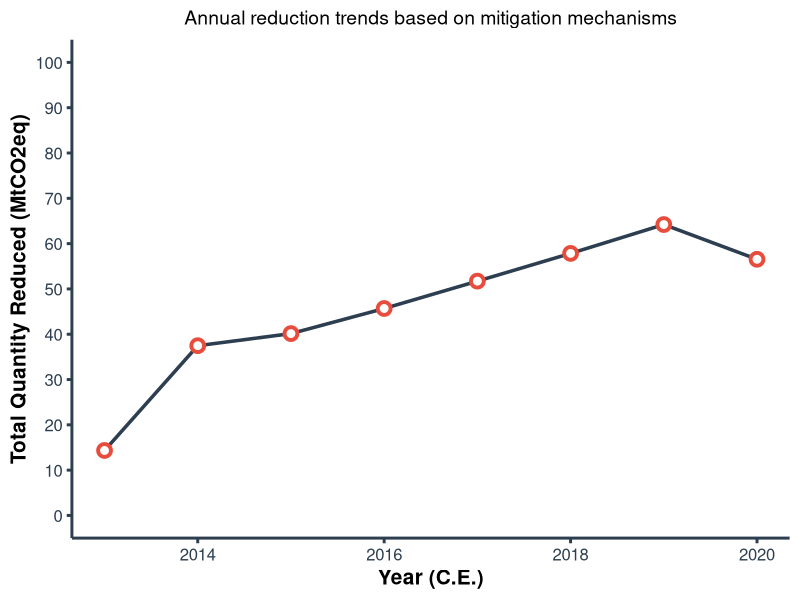

The R source for this figure:
## ---- chunk 1
library(dplyr)
library(ggplot2)

data_reduce <- readxl::read_excel("GHG-reduction-data.xlsx")
## ---- chunk 2
data_reduce <- data_reduce %>%
  mutate(
    `Year (C.E.)` = as.numeric(`Year (C.E.)`),
    Sector = as.factor(Sector),
    `Mitigation Mechanism` = as.factor(`Mitigation Mechanism`)
  )
## ---- chunk 3
time_series_data <- data_reduce %>%
  group_by(`Year (C.E.)`) %>%
  summarise(`Total Quantity Reduced (MtCO2eq)` 
            = sum(`Quantity reduced (MtCO2eq)`, 
                  na.rm = TRUE))
## ---- chunk 4
ggplot(time_series_data, aes(x = `Year (C.E.)`, y = `Total Quantity Reduced (MtCO2eq)`)) +
  geom_line(color = "#2c3e50", 
            size = 1.2, 
            linetype = "solid") +  
  
  # Darker line color and thicker line
  geom_point(color = "#e74c3c", 
             size = 3, 
             shape = 21, 
             fill = "white", 
             stroke = 2) +  # Custom points with fill and stroke
  
  labs(
    subtitle = "Annual reduction trends based on mitigation mechanisms",
    x = "Year (C.E.)",
    y = "Total Quantity Reduced (MtCO2eq)") +
    scale_y_continuous(limits = c(0, 100),
                     breaks = seq(0, 100, 
                                  by = 10)) +  # Custom y-axis limits and breaks
  theme_minimal(base_size = 15) + # Increase base text size for better readability
  
  
  theme(
    plot.title = element_text(face = "bold", 
                              size = 18, 
                              hjust = 0.5),  # Center and bold title
    panel.grid = element_blank(),  # Remove gridlines
    plot.subtitle = element_text(size = 14, hjust = 0.5),  # Center subtitle
    axis.title = element_text(face = "bold"),  # Bold axis titles
    axis.text = element_text(color = "#2c3e50"),  # Darker axis text
    axis.line = element_line(color = "#2c3e50", size = 1),  # Add axis lines
    axis.ticks = element_line(color = "#2c3e50", size = 1)  # Customize axis ticks
  )
